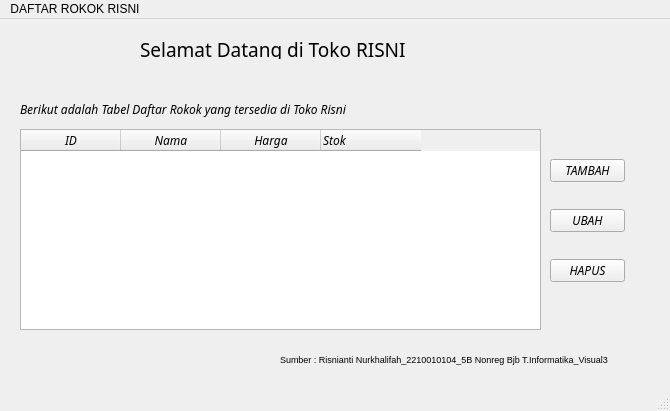
<?xml version="1.0" encoding="UTF-8"?>
<ui version="4.0">
 <class>MainWindow</class>
 <widget class="QMainWindow" name="MainWindow">
  <property name="geometry">
   <rect>
    <x>0</x>
    <y>0</y>
    <width>670</width>
    <height>411</height>
   </rect>
  </property>
  <property name="windowTitle">
   <string>MainWindow</string>
  </property>
  <widget class="QWidget" name="centralwidget">
   <widget class="QLabel" name="label">
    <property name="geometry">
     <rect>
      <x>140</x>
      <y>20</y>
      <width>321</width>
      <height>20</height>
     </rect>
    </property>
    <property name="font">
     <font>
      <family>Cooper Black</family>
      <pointsize>14</pointsize>
     </font>
    </property>
    <property name="text">
     <string>Selamat Datang di Toko RISNI</string>
    </property>
   </widget>
   <widget class="QPushButton" name="btn_hapus">
    <property name="geometry">
     <rect>
      <x>550</x>
      <y>240</y>
      <width>75</width>
      <height>23</height>
     </rect>
    </property>
    <property name="font">
     <font>
      <family>Cascadia Code</family>
      <pointsize>9</pointsize>
      <italic>true</italic>
     </font>
    </property>
    <property name="text">
     <string>HAPUS</string>
    </property>
   </widget>
   <widget class="QPushButton" name="btn_ubah">
    <property name="geometry">
     <rect>
      <x>550</x>
      <y>190</y>
      <width>75</width>
      <height>23</height>
     </rect>
    </property>
    <property name="font">
     <font>
      <family>Cascadia Code</family>
      <pointsize>9</pointsize>
      <italic>true</italic>
     </font>
    </property>
    <property name="text">
     <string>UBAH</string>
    </property>
   </widget>
   <widget class="QLabel" name="label_2">
    <property name="geometry">
     <rect>
      <x>20</x>
      <y>80</y>
      <width>451</width>
      <height>20</height>
     </rect>
    </property>
    <property name="font">
     <font>
      <family>Cascadia Code</family>
      <pointsize>9</pointsize>
      <italic>true</italic>
     </font>
    </property>
    <property name="text">
     <string>Berikut adalah Tabel Daftar Rokok yang tersedia di Toko Risni</string>
    </property>
   </widget>
   <widget class="QPushButton" name="btn_tambah">
    <property name="geometry">
     <rect>
      <x>550</x>
      <y>140</y>
      <width>75</width>
      <height>23</height>
     </rect>
    </property>
    <property name="font">
     <font>
      <family>Cascadia Code</family>
      <pointsize>9</pointsize>
      <italic>true</italic>
     </font>
    </property>
    <property name="text">
     <string>TAMBAH</string>
    </property>
   </widget>
   <widget class="QTableWidget" name="table_rokok">
    <property name="geometry">
     <rect>
      <x>20</x>
      <y>110</y>
      <width>521</width>
      <height>201</height>
     </rect>
    </property>
    <property name="font">
     <font>
      <family>Cascadia Code</family>
      <pointsize>9</pointsize>
      <italic>true</italic>
     </font>
    </property>
    <column>
     <property name="text">
      <string>ID</string>
     </property>
    </column>
    <column>
     <property name="text">
      <string>Nama</string>
     </property>
    </column>
    <column>
     <property name="text">
      <string>Harga</string>
     </property>
    </column>
    <column>
     <property name="text">
      <string>Stok</string>
     </property>
     <property name="textAlignment">
      <set>AlignLeading|AlignVCenter</set>
     </property>
    </column>
   </widget>
   <widget class="QLabel" name="label_3">
    <property name="geometry">
     <rect>
      <x>280</x>
      <y>330</y>
      <width>341</width>
      <height>20</height>
     </rect>
    </property>
    <property name="font">
     <font>
      <pointsize>7</pointsize>
     </font>
    </property>
    <property name="text">
     <string>Sumber : Risnianti Nurkhalifah_2210010104_5B Nonreg Bjb T.Informatika_Visual3</string>
    </property>
   </widget>
  </widget>
  <widget class="QMenuBar" name="menubar">
   <property name="geometry">
    <rect>
     <x>0</x>
     <y>0</y>
     <width>670</width>
     <height>21</height>
    </rect>
   </property>
   <widget class="QMenu" name="menuDAFTAR_ROKOK_RISNI">
    <property name="title">
     <string>DAFTAR ROKOK RISNI</string>
    </property>
   </widget>
   <addaction name="menuDAFTAR_ROKOK_RISNI"/>
  </widget>
  <widget class="QStatusBar" name="statusbar"/>
 </widget>
 <resources/>
 <connections/>
</ui>
